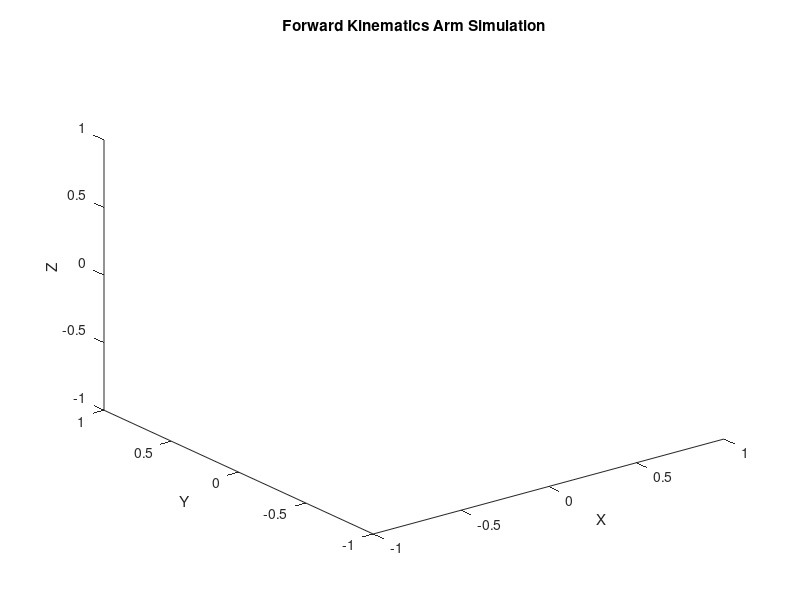

Write the MATLAB code that produced this figure. (Note: this script raises an error after producing the figure.)
%% --------------------------------------------------------------------- %%
% task_1_b.m
%
% Task 1 - Modelling the Robot 
%
% Create a graphical simulation of the robot, based on your DH Table. This 
% only needs to consist of line() objects in Matlab. Increasing the 
% thickness of the line can make the simulation easier to see, particularly 
% after video compression. 
 
% Plot the co-ordinate frames (as I do in class, with appropriate colours) 
% for additional marks. 
 
% Run forward kinematics by incrementing joint angles and plotting the 
% robot. This is a good way to ensure that your DH parameters make sense. 
%% --------------------------------------------------------------------- %%

clf;
clear;

%% --- Constants 
THETA_1 = 0;
THETA_2 = -45;
THETA_3 = 6.0341;
THETA_4 = 16.6865;

%% --- Plot settings
arm_plot = plot3([0 0], [0 0], [0 0]);
title(['Forward Kinematics Arm Simulation']);

xlabel('X');
ylabel('Y'); 
zlabel('Z');

hold on;

pause(2);

%% --- FK: Robotic arm and coordinate frames
[BASE_ROTATION_TM, SHOULDER_TM, ELBOW_TM, WRIST_TM, EE_TM] = FK(THETA_1, THETA_2, THETA_3, THETA_4);

[F_1_X, F_1_Y, F_1_Z, F_2_X, F_2_Y, F_2_Z, F_3_X, F_3_Y, F_3_Z, F_4_X, F_4_Y, F_4_Z, F_5_X, F_5_Y, F_5_Z] = FK_coordinate_frames(THETA_1, THETA_2, THETA_3, THETA_4);

%% --- Process data
ARM_COORDINATES = [BASE_ROTATION_TM SHOULDER_TM ELBOW_TM WRIST_TM EE_TM];

ARM_COORDINATES_X = ARM_COORDINATES(1, :);
ARM_COORDINATES_Y = ARM_COORDINATES(2, :);
ARM_COORDINATES_Z = ARM_COORDINATES(3, :);

% Prepare coordinate frame coordinates
ARM_FRAME_COORDINATE_FORMAT = [ARM_COORDINATES_X; ARM_COORDINATES_Y; ARM_COORDINATES_Z];

F_1_X = [ARM_FRAME_COORDINATE_FORMAT(:, 1) F_1_X];
F_1_Y = [ARM_FRAME_COORDINATE_FORMAT(:, 1) F_1_Y];
F_1_Z = [ARM_FRAME_COORDINATE_FORMAT(:, 1) F_1_Z];

F_2_X = [ARM_FRAME_COORDINATE_FORMAT(:, 2) F_2_X];
F_2_Y = [ARM_FRAME_COORDINATE_FORMAT(:, 2) F_2_Y];
F_2_Z = [ARM_FRAME_COORDINATE_FORMAT(:, 2) F_2_Z];

F_3_X = [ARM_FRAME_COORDINATE_FORMAT(:, 3) F_3_X];
F_3_Y = [ARM_FRAME_COORDINATE_FORMAT(:, 3) F_3_Y];
F_3_Z = [ARM_FRAME_COORDINATE_FORMAT(:, 3) F_3_Z];

F_4_X = [ARM_FRAME_COORDINATE_FORMAT(:, 4) F_4_X];
F_4_Y = [ARM_FRAME_COORDINATE_FORMAT(:, 4) F_4_Y];
F_4_Z = [ARM_FRAME_COORDINATE_FORMAT(:, 4) F_4_Z];

F_5_X = [ARM_FRAME_COORDINATE_FORMAT(:, 5) F_5_X];
F_5_Y = [ARM_FRAME_COORDINATE_FORMAT(:, 5) F_5_Y];
F_5_Z = [ARM_FRAME_COORDINATE_FORMAT(:, 5) F_5_Z];

%% --- Plot robotic arm structure
plot3(ARM_COORDINATES_X, ARM_COORDINATES_Y, ARM_COORDINATES_Z, '-ok');

plot3([0 0], [0 0], [0 0.077], '-ok'); % Add base stem

% Plot frames
plot3([0, 0.021],  [0, 0],     [0, 0],     '-r', 'LineWidth',2);
plot3([0, 0],      [0, 0.021], [0, 0],     '-g', 'LineWidth',2);
plot3([0, 0],      [0, 0],     [0, 0.021], '-b', 'LineWidth',2);

plot3(F_1_X(1, :), F_1_X(2, :), F_1_X(3, :), '-r', 'LineWidth',2);
plot3(F_1_Y(1, :), F_1_Y(2, :), F_1_Y(3, :), '-g', 'LineWidth',2);
plot3(F_1_Z(1, :), F_1_Z(2, :), F_1_Z(3, :), '-b', 'LineWidth',2);

plot3(F_2_X(1, :), F_2_X(2, :), F_2_X(3, :), '-r', 'LineWidth',2);
plot3(F_2_Y(1, :), F_2_Y(2, :), F_2_Y(3, :), '-g', 'LineWidth',2);
plot3(F_2_Z(1, :), F_2_Z(2, :), F_2_Z(3, :), '-b', 'LineWidth',2);

plot3(F_3_X(1, :), F_3_X(2, :), F_3_X(3, :), '-r', 'LineWidth',2);
plot3(F_3_Y(1, :), F_3_Y(2, :), F_3_Y(3, :), '-g', 'LineWidth',2);
plot3(F_3_Z(1, :), F_3_Z(2, :), F_3_Z(3, :), '-b', 'LineWidth',2);

plot3(F_4_X(1, :), F_4_X(2, :), F_4_X(3, :), '-r', 'LineWidth',2);
plot3(F_4_Y(1, :), F_4_Y(2, :), F_4_Y(3, :), '-g', 'LineWidth',2);
plot3(F_4_Z(1, :), F_4_Z(2, :), F_4_Z(3, :), '-b', 'LineWidth',2);

plot3(F_5_X(1, :), F_5_X(2, :), F_5_X(3, :), '-r', 'LineWidth',2);
plot3(F_5_Y(1, :), F_5_Y(2, :), F_5_Y(3, :), '-g', 'LineWidth',2);
plot3(F_5_Z(1, :), F_5_Z(2, :), F_5_Z(3, :), '-b', 'LineWidth',2);


%% --- Plot settings
grid on
axis([0 0.5 -0.5 0.5 0 0.5])